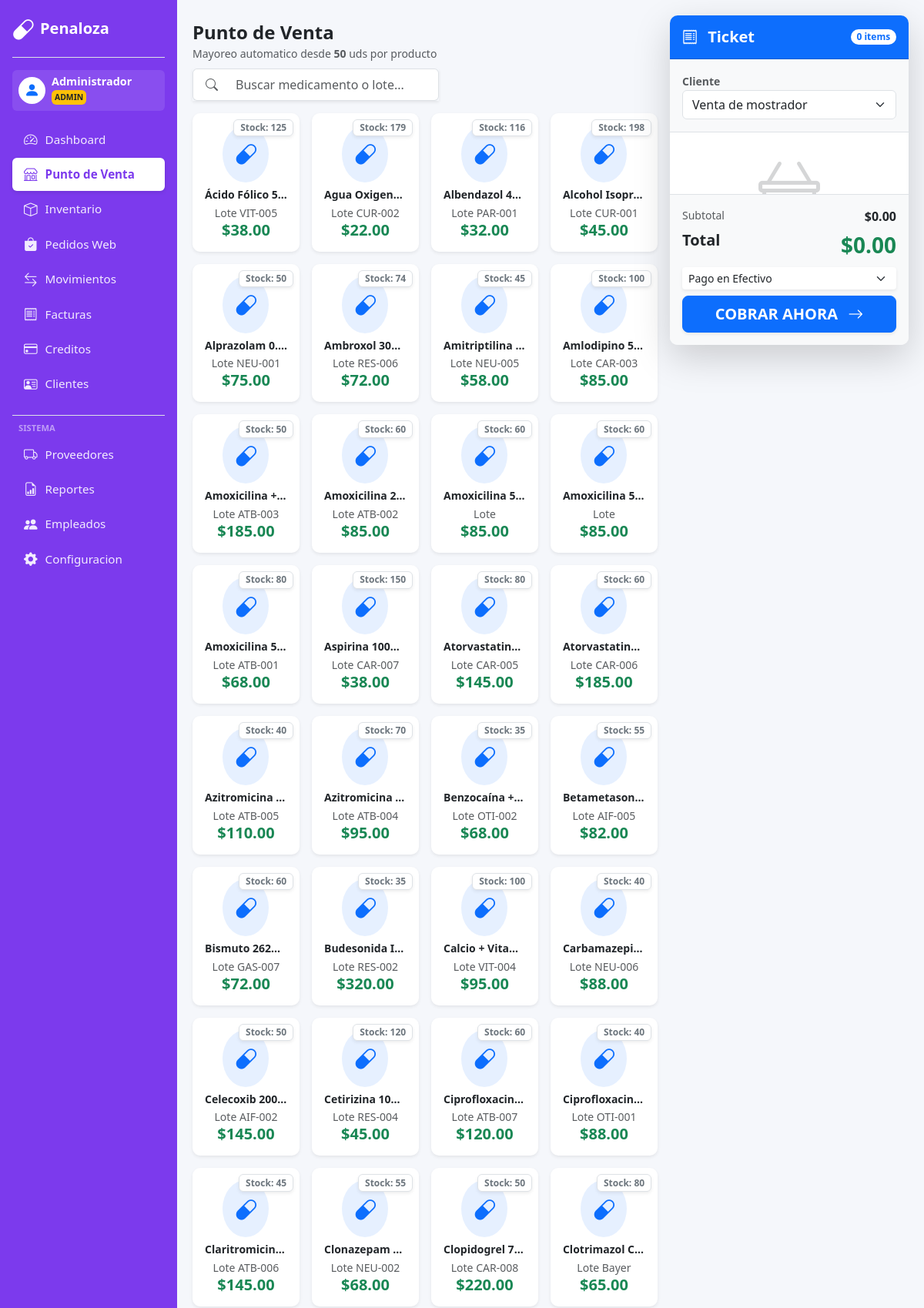
Screenshot of /WEb_PP/pos.php (signed in, upper part) with the database file from the repository.
### tables this page shows
CREATE TABLE `configuracion` (
  `clave` varchar(60) NOT NULL,
  `valor` varchar(255) NOT NULL DEFAULT '',
  `descripcion` varchar(255) DEFAULT NULL
);

CREATE TABLE `productos` (
  `id_producto` int(11) NOT NULL,
  `nombre` varchar(200) NOT NULL,
  `compuesto` varchar(150) DEFAULT NULL,
  `numero_lote` varchar(60) DEFAULT NULL,
  `categoria` varchar(100) NOT NULL,
  `laboratorio` varchar(150) DEFAULT NULL,
  `presentacion` varchar(100) DEFAULT NULL,
  `fecha_caducidad` date DEFAULT NULL,
  `precio` decimal(10,2) NOT NULL DEFAULT 0.00,
  `precio_mayoreo` decimal(10,2) NOT NULL DEFAULT 0.00,
  `costo_adquisicion` decimal(10,2) NOT NULL DEFAULT 0.00,
  `stock` int(11) NOT NULL DEFAULT 0,
  `stock_minimo` int(11) NOT NULL DEFAULT 0,
  `descripcion` text DEFAULT NULL,
  `estado` enum('disponible','agotado','descontinuado') NOT NULL DEFAULT 'disponible',
  `fecha_registro` datetime NOT NULL DEFAULT current_timestamp()
);

### WEb_PP/app_helpers.php (called while the page is built, shortened)
<?php
if (!function_exists('h')) {
    function h($value) {
        return htmlspecialchars((string)$value, ENT_QUOTES, 'UTF-8');
    }
}
if (!function_exists('expiry_status')) {
    function expiry_status($fecha) {
        $today  = new DateTimeImmutable(date('Y-m-d'));
        $expiry = new DateTimeImmutable($fecha);
        $days   = (int)$today->diff($expiry)->format('%r%a');
        if ($days <= 90) return ['status' => 'warning',       'days' => $days, 'message' => 'Proximo a vencer - ' . $days . ' dias'];
        return ['status' => 'ok', 'days' => $days, 'message' => ''];
    }
}
if (!function_exists('can_sell_product')) {
    function can_sell_product(array $producto) {
        $status = expiry_status($producto['fecha_caducidad'] ?? null);
        return $status['status'] !== 'expired' && $status['status'] !== 'expired_today';
    }
}
?>

### WEb_PP/pos.php (the view, shortened to what this page needs)
<?php
  include 'db.php';
  include 'header.php';
$stmt = $conexion->query("
    SELECT *
    FROM productos
    WHERE stock > 0 AND estado='disponible'
    ORDER BY nombre ASC, fecha_caducidad ASC
    LIMIT 120
");
$productos = array_values(array_filter($stmt->fetchAll(), 'can_sell_product'));
$limiteMayoreoGlobal = 50;
try {
    $stmtCfg = $conexion->query("SELECT valor FROM configuracion WHERE clave='limite_mayoreo_def' LIMIT 1");
    if ($stmtCfg) {
        $valCfg = $stmtCfg->fetchColumn();
        if ($valCfg !== false && (int)$valCfg > 0) $limiteMayoreoGlobal = (int)$valCfg;
    }
} catch (Exception $e) {}
?>
<div class="row g-0">
    <div class="col-md-8 pe-3">
        <div class="d-flex justify-content-between align-items-center mb-3 pt-2 flex-wrap gap-2">
            <div>
                <h4 class="fw-bold text-dark mb-0">Punto de Venta</h4>
                <small class="text-muted">Mayoreo automatico desde <strong id="lblLimiteMayoreo"><?php echo $limiteMayoreoGlobal; ?></strong> uds por producto</small>
            </div>
            <div class="input-group w-auto flex-grow-1 shadow-sm" style="max-width:320px;">
                <span class="input-group-text bg-white border-end-0 ps-3"><i class="bi bi-search text-muted"></i></span>
                <input type="text" id="buscador" class="form-control border-start-0 py-2" placeholder="Buscar medicamento o lote..." autocomplete="off">
            </div>
        </div>
        <div class="row row-cols-1 row-cols-md-3 row-cols-lg-4 g-3 scroll-clean pb-5" id="gridProductos" style="overflow-y:auto;max-height:calc(100vh - 200px);">
            <?php foreach ($productos as $p):
            ?>
            <div class="col item-card">
                <div class="card h-100 card-custom border-0 shadow-sm position-relative overflow-hidden product-card-btn"
                     style="cursor:pointer;"
                     onclick='agregarAlCarrito(<?php echo json_encode([
                         'id'           => (int)$p['id_producto'],
                         'nombre'       => $p['nombre'],
                         'lote'         => $p['numero_lote'] ?? '',
                         'precio'       => (float)$p['precio'],
                         'precio_mayoreo'=> (float)$p['precio_mayoreo'],
                         'stock'        => (int)$p['stock'],
                         'caducidad'    => $p['fecha_caducidad'] ?? ''
                     ]); ?>)'>
                    <div class="card-body text-center p-3 d-flex flex-column justify-content-center">
                        <div class="mb-2"><div class="bg-primary bg-opacity-10 text-primary rounded-circle d-inline-flex p-3"><i class="bi bi-capsule fs-3"></i></div></div>
                        <h6 class="fw-bold mb-1 text-truncate text-dark small" title="<?php echo h($p['nombre']); ?>"><?php echo h($p['nombre']); ?></h6>
                        <div class="small text-muted">Lote <?php echo h($p['numero_lote'] ?? ''); ?></div>
                        <h5 class="text-success fw-bold mb-0">$<?php echo number_format((float)$p['precio'], 2); ?></h5>
                        <span class="badge bg-white text-secondary border position-absolute top-0 end-0 m-2 shadow-sm">Stock: <?php echo (int)$p['stock']; ?></span>
                    </div>
                </div>
            </div>
            <?php endforeach; ?>
        </div>
    </div>
    <div class="col-md-4" id="ticketPanel">
        <div class="card card-custom border-0 shadow-lg overflow-hidden">
            <div class="card-header bg-primary text-white py-3 d-flex justify-content-between align-items-center">
                <h5 class="mb-0 fw-bold"><i class="bi bi-receipt me-2"></i> Ticket</h5>
                <span class="badge bg-white text-primary rounded-pill" id="badgeCount">0 items</span>
            </div>
            <div class="p-3 border-bottom bg-light">
                <label class="small fw-bold text-muted">Cliente</label>
                <select class="form-select" id="clienteSelect" onchange="actualizarCliente()">
                    <option value="" data-tipo="minorista" data-limite="<?php echo $limiteMayoreoGlobal; ?>">Venta de mostrador</option>
                </select>
            </div>
            <div class="card-body p-0 bg-white scroll-clean">
                <div id="msgVacio" class="text-center text-muted mt-4 pb-4">
                    <i class="bi bi-basket display-1 opacity-25"></i>
                </div>
            </div>
            <div class="card-footer bg-light border-top p-3">
                <div class="d-flex justify-content-between mb-1"><span class="text-muted small">Subtotal</span><span class="fw-bold text-dark" id="lblSubtotal">$0.00</span></div>
                <div class="d-flex justify-content-between mb-2"><span class="fs-5 fw-bold text-dark">Total</span><span class="fs-3 fw-bold text-success" id="lblTotal">$0.00</span></div>
                <div class="mb-2">
                    <select class="form-select form-select-sm border-0 bg-white shadow-sm" id="tipoPago" onchange="onTipoPagoChange()">
                        <option value="efectivo">Pago en Efectivo</option>
                    </select>
                </div>
                <button class="btn btn-primary w-100 btn-lg fw-bold py-2 rounded-3 shadow-sm" onclick="cobrar()">
                    COBRAR AHORA <i class="bi bi-arrow-right ms-2"></i>
                </button>
            </div>
        </div>
    </div>
</div>
</div></div>
</body></html>

### WEb_PP/header.php (style rules this page uses)
:root { --sidebar-w: 230px; }
body { background-color: #f5f7fb; font-family: 'Segoe UI', sans-serif; }
.card-custom { border: 1px solid #eaeaea; border-radius: 10px; box-shadow: 0 2px 10px rgba(0,0,0,0.03); background: white; }

### WEb_PP/pos.php (style rules this page uses)
.product-card-btn { transition: all .2s ease-in-out; border: 1px solid transparent; }
#ticketPanel { position: sticky; top: 20px; max-height: calc(100vh - 80px); display: flex; flex-direction: column; }
#ticketPanel .card { max-height: calc(100vh - 80px); display: flex; flex-direction: column; }
#ticketPanel .card-body { overflow-y: auto; flex: 1 1 0; min-height: 80px; }
#ticketPanel .card-footer { flex-shrink: 0; }
#ticketPanel .card-header { flex-shrink: 0; }
#ticketPanel .p-3.border-bottom { flex-shrink: 0; }

### rows the page displays
configuracion: valor "50"
productos: nombre "Ácido Fólico 5…", numero_lote "VIT-005", precio "38.00", stock "125"
productos: nombre "Agua Oxigen…", numero_lote "CUR-002", precio "22.00", stock "179"
productos: nombre "Albendazol 4…", numero_lote "PAR-001", precio "32.00", stock "116"
productos: nombre "Alcohol Isopr…", numero_lote "CUR-001", precio "45.00", stock "198"
productos: nombre "Alprazolam 0.…", numero_lote "NEU-001", precio "75.00", stock "50"
productos: nombre "Ambroxol 30…", numero_lote "RES-006", precio "72.00", stock "74"
productos: nombre "Amitriptilina…", numero_lote "NEU-005", precio "58.00", stock "45"
productos: nombre "Amlodipino 5…", numero_lote "CAR-003", precio "85.00", stock "100"
productos: nombre "Amoxicilina +…", numero_lote "ATB-003", precio "185.00", stock "50"
productos: nombre "Amoxicilina 2…", numero_lote "ATB-002", precio "85.00", stock "60"
productos: nombre "Amoxicilina 5…", precio "85.00", stock "60"
productos: nombre "Amoxicilina 5…", precio "85.00", stock "60"
productos: nombre "Amoxicilina 5…", numero_lote "ATB-001", precio "68.00", stock "80"
productos: nombre "Aspirina 100mg", numero_lote "CAR-007", precio "38.00", stock "150"
productos: nombre "Atorvastatin…", numero_lote "CAR-005", precio "145.00", stock "80"
productos: nombre "Atorvastatin…", numero_lote "CAR-006", precio "185.00", stock "60"
productos: nombre "Azitromicina…", numero_lote "ATB-005", precio "110.00", stock "40"
productos: nombre "Azitromicina…", numero_lote "ATB-004", precio "95.00", stock "70"
productos: nombre "Benzocaína +…", numero_lote "OTI-002", precio "68.00", stock "35"
productos: nombre "Betametason…", numero_lote "AIF-005", precio "82.00", stock "55"
productos: nombre "Bismuto 262…", numero_lote "GAS-007", precio "72.00", stock "60"
productos: nombre "Budesonida I…", numero_lote "RES-002", precio "320.00", stock "35"
productos: nombre "Calcio + Vita…", numero_lote "VIT-004", precio "95.00", stock "100"
productos: nombre "Carbamazepi…", numero_lote "NEU-006", precio "88.00", stock "40"
productos: nombre "Celecoxib 200…", numero_lote "AIF-002", precio "145.00", stock "50"
productos: nombre "Cetirizina 10…", numero_lote "RES-004", precio "45.00", stock "120"
productos: nombre "Ciprofloxacin…", numero_lote "ATB-007", precio "120.00", stock "60"
productos: nombre "Ciprofloxacin…", numero_lote "OTI-001", precio "88.00", stock "40"
productos: nombre "Claritromicin…", numero_lote "ATB-006", precio "145.00", stock "45"
productos: nombre "Clonazepam…", numero_lote "NEU-002", precio "68.00", stock "55"
productos: nombre "Clopidogrel 7…", numero_lote "CAR-008", precio "220.00", stock "50"
productos: nombre "Clotrimazol C…", numero_lote "Bayer", precio "65.00", stock "80"

### other values shown
$nombreSesion "Administrador"
$_SESSION['rol'] "ADMIN"
